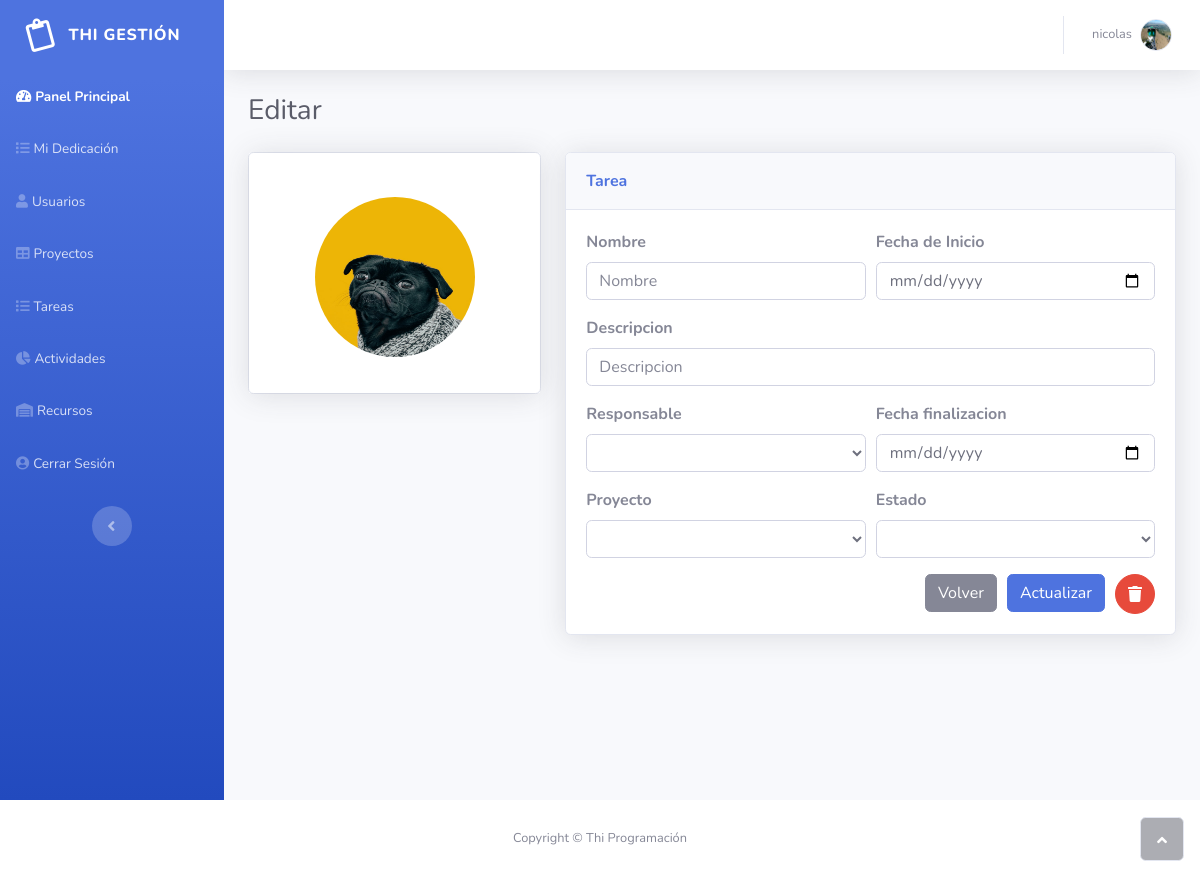
Screenshot of /actualizar_tarea.php (signed in) with the database file from the repository.
### tables this page shows
CREATE TABLE `usuarios` (
  `id_usuario` int(100) NOT NULL,
  `nombre` varchar(100) DEFAULT NULL,
  `apellido` varchar(100) DEFAULT NULL,
  `mail` varchar(20) DEFAULT NULL,
  `alias` varchar(100) DEFAULT NULL,
  `rol` varchar(20) DEFAULT NULL,
  `pasword` varchar(8) DEFAULT NULL,
  `imagen` text DEFAULT NULL
);

### DbConnection.php (called while the page is built, shortened)
<?php
class conexionDb{
    private $host = 'localhost';
    private $usuario = 'root';
    private $password = '';
    private $database = 'gestion_thi';
    protected $conexion;
    public function __construct(){
        if (!isset($this->conexion)) {
            $this->conexion = new mysqli($this->host, $this->usuario, $this->password, $this->database);
        }
        return $this->conexion;
    }
}
?>

### Usuarios.class.php (called while the page is built, shortened)
<?php
include_once('DbConnection.php');
class Usuario extends conexionDb{
    public function detalle($sql){
        $query = $this->conexion->query($sql);
        $row = $query->fetch_array();
        return $row;
    }
}

### actualizar_tarea.php (the view, shortened to what this page needs)
<?php
include_once('Usuarios.class.php');
$user = new Usuario();
$sql = "SELECT * FROM usuarios WHERE id_usuario = '" . $_SESSION['user'] . "'";
$row = $user->detalle($sql);
?>
<!DOCTYPE html>
<html>
<head>
    <?php include('header.php'); ?>
</head>
<body id="page-top">
    <div id="wrapper">
        <?php include('navbar.php'); ?>
        <div class="d-flex flex-column" id="content-wrapper">
            <div id="content">
                <nav class="navbar navbar-light navbar-expand bg-white shadow mb-4 topbar static-top">
                    <div class="container-fluid"><button class="btn btn-link d-md-none rounded-circle mr-3" id="sidebarToggleTop" type="button"><i class="fas fa-bars"></i></button>
                        <ul class="nav navbar-nav flex-nowrap ml-auto">
                            <li class="nav-item dropdown no-arrow" role="presentation">
                                <div class="nav-item dropdown no-arrow"><a class="dropdown-toggle nav-link" data-toggle="dropdown" aria-expanded="false" href="#"><span class="d-none d-lg-inline mr-2 text-gray-600 small"><?php echo $row['nombre'] ?></span><img class="border rounded-circle img-profile" src="<?php echo $row['imagen'] ?>"></a>
                                </div>
                            </li>
                        </ul>
                    </div>
                </nav>
                <div class="container-fluid">
                    <h3 class="text-dark mb-4">Editar </h3>
                    <div class="row mb-3">
                        <div class="col-lg-4">
                            <div class="card mb-3">
                                <div class="card-body text-center shadow"><img class="rounded-circle mb-3 mt-4" src="assets/img/dogs/image2.jpeg" width="160" height="160">
                                </div>
                            </div>
                        </div>
                        <div class="col-lg-8">
                            <div class="row">
                                <div class="col">
                                    <div class="card shadow mb-3">
                                        <div class="card-header py-3">
                                            <p class="text-primary m-0 font-weight-bold">Tarea</p>
                                        </div>
                                        <div class="card-body">
                                            <form action="actualizar_tarea.php" method="POST">
                                                <div class="form-row">
                                                    <div class="col">
                                                        <div class="form-group"><label for="nombre"><strong>Nombre&nbsp;</strong></label><input class="form-control" type="text" placeholder="Nombre " name="nombre" required="Ingrese dato valido" value="<?php echo $tarea['nombre']; ?>"></div>
                                                    </div>
                                                    <div class="col">
                                                        <div class="form-group"><label for="fecha"><strong>Fecha de Inicio</strong></label><input class="form-control" type="date" placeholder="Fecha inicio" required="Ingrese dato valido" name="fecha" value="<?php echo $tarea['f_inicio']; ?>"></div>
                                                    </div>
                                                </div>
                                                <div class="form-row">
                                                    <div class="col">
                                                        <div class="form-group"><label for="descripcion"><strong>Descripcion</strong><br></label><input class="form-control" type="text" placeholder="Descripcion" name="descrip" value="<?php echo $tarea['descripcion']; ?>"></div>
                                                    </div>
                                                </div>
                                                <div class="form-row">
                                                    <div class="col">
                                                        <div class="form-group"><label for="resp"><strong>Responsable</strong><br></label><select class="form-control" require name="resp" id="exampleFormControlSelect2">
                                                                <option selected value="<?php echo $aux_u["id_usuario"] ?>"><?php echo $aux_u["nombre"] ?></p>
                                                                </option>
                                                            </select>
                                                        </div>
                                                    </div>
                                                    <div class="col">
                                                        <div class="form-group"><label for="frealizacion"><strong>Fecha finalizacion</strong><br></label><input class="form-control" type="date" placeholder="Ingrese fecha de finalizacion" name="frealizado" value="<?php echo $tarea['f_final']; ?>"></div>
                                                    </div>
                                                </div>
                                                <div class="form-row">
                                                    <div class="col">
                                                        <div class="form-group"><label for="resp"><strong>Proyecto</strong><br></label><select class="form-control" require name="proy" id="exampleFormControlSelect2">
                                                                <option selected value="<?php echo $aux_p["id_proyectos"] ?>"><?php echo $aux_p["nombre"] ?></p>
                                                                </option>
                                                            </select>
                                                        </div>
                                                    </div>
                                                    <div class="col">
                                                        <div class="form-group"><label for="estado"><strong>Estado</strong><br></label><select class="form-control" require name="estado" id="exampleFormControlSelect1" value="<?php echo $tarea['Estado']; ?>">
                                                                <option selected><?php echo $tarea['Estado']; ?></option>
                                                                <option>Pendiente</option>
                                                            </select>
                                                        </div>
                                                    </div>
                                                </div>
                                                <div class="form-row" style="margin-left:auto; right:0px; max-width:fit-content">
                                                    <div class="col" style="max-width:fit-content">
                                                        <a class="btn btn-secondary" href="Lista_Tareas.php">Volver</a>
                                                    </div>
                                                    <div class="col" style="max-width:fit-content">
                                                        <input type="submit" name="update" class="btn btn-primary " value="Actualizar" />
                                                    </div>
                                                    <div class="col" style="max-width:fit-content">
                                                        <a class="btn btn-danger mx-auto btn-circle ml-1" onclick="return confirmBorrar()" role="button" href="Lista_Tareas.php?borrarid=<?php echo $tarea['id_tareas'] ?>"><i class="fas fa-trash text-white"></i></a>
                                                    </div>
                                                </div>
                                        </div>
                                    </div>
                                </div>
                            </div>
                        </div>
                    </div>
                </div>
            </div>
        </div>
    </div>
</body>
<?php include('footer.php'); ?>
</html>

### rows the page displays
usuarios: nombre "nicolas", imagen (picture)
